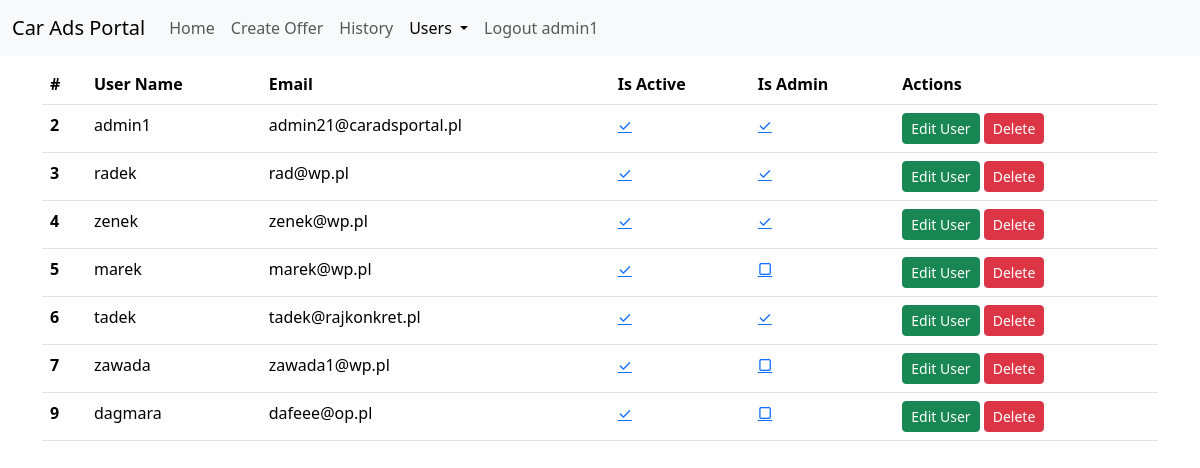
Page /users (signed in) on the committed database.
### tables this page shows
CREATE TABLE users (
    id INTEGER PRIMARY KEY AUTOINCREMENT,
    name TEXT UNIQUE NOT NULL,
    email TEXT,
    password TEXT NOT NULL,
    is_active INTEGER DEFAULT 1,
    is_admin INTEGER DEFAULT 0,
    created_at TIMESTAMP DEFAULT CURRENT_TIMESTAMP
);

### web3_flask/flask_zad6_baza/app.py (the view)
@app.route('/users')
def users():
    login = UserPass(session.get('user'))
    login.get_user_info()
    if not login.is_valid or not login.is_admin:
        return redirect(url_for('login'))
    db = get_db()
    sql_command = "SELECT id, name, email, is_admin, is_active FROM users;"
    cur = db.execute(sql_command)
    users = cur.fetchall()
    return render_template('users.html', users=users, login=login, active_menu="users")

### web3_flask/flask_zad6_baza/app.py (called while the page is built)
def get_db():
    if not hasattr(g, 'sqlite_db'):
        conn = sqlite3.connect(app_info['db_file'])
        conn.row_factory = sqlite3.Row  # dostaniemy słownik
        g.sqlite_db = conn
    return g.sqlite_db

    def get_user_info(self):
        db = get_db()
        sql_statement = 'SELECT name, email, is_active, is_admin FROM users WHERE name=?'
        cur = db.execute(sql_statement, (self.user,))
        db_user = cur.fetchone()
        if db_user is None:
            self.is_valid = False
            self.is_admin = False
            self.email = ''
        elif db_user['is_active'] != 1:
            self.is_admin = False
            self.is_valid = False
            self.email = db_user['email']
        else:
            self.is_valid = True
            self.is_admin = db_user['is_admin']
            self.email = db_user['email']

### web3_flask/flask_zad6_baza/templates/users.html (shortened to what this page needs)
{% extends "base.html" %}
{% block body_content %}
<div class="container">
    <table class="table">
        <thead>
        <tr>
            <th scope="col">#</th>
            <th scope="col">User Name</th>
            <th scope="col">Email</th>
            <th scope="col">Is Active</th>
            <th scope="col">Is Admin</th>
            <th scope="col">Actions</th>
        </tr>
        </thead>
        <tbody>
        {% for user in users %}
        <tr>
            <th scope="row">{{ user.id }}</th>
            <td>{{ user.name }}</td>
            <td>{{ user.email }}</td>
            <td>
                <a href="{{ url_for('user_status_change', action='active', user_name=user.name) }}">
                    {% if user.is_active %}
                    &check;
                    {% else %}
                    &#x25a2;
                    {% endif %}
                </a>
            </td>
             <td>
                <a href="{{ url_for('user_status_change', action='admin', user_name=user.name) }}">
                    {% if user.is_admin %}
                    &check;
                    {% else %}
                    &#x25a2;
                    {% endif %}
                </a>
            </td>
            <td>
                <a href="{{ url_for('edit_user', user_name=user.name) }}"
                   class="btn btn-success btn-sm" role="button">Edit User</a>
                <button type="button" class="btn btn-danger btn-sm delete-confirm"
                    data-bs-toggle="modal"
                        data-bs-target="#confirmDeleteModal"
                        data-desc="Delete user {{ user.name }}?"
                    data-url="{{ url_for('delete_user', user_name=user.name) }}">
                    Delete
                </button>
            </td>
        </tr>
        {% endfor %}
        </tbody>
    </table>
</div>
{% endblock %}

### web3_flask/flask_zad6_baza/templates/menu.html (shortened to what this page needs)
<nav class="navbar navbar-expand-lg bg-body-tertiary">
    <div class="container-fluid">
        <a class="navbar-brand" href="#">Car Ads Portal</a>
        <div class="collapse navbar-collapse" id="navbarNavDropdown">
            <ul class="navbar-nav">
                <li class="nav-item">
                    <a class="nav-link   {{ 'active' if active_menu=='home' }}" aria-current="page"
                       href="{{ url_for('index') }}">Home</a>
                </li>
                {% if login.is_valid %}
                <li class="nav-item">
                    <a class="nav-link   {{ 'active' if active_menu=='create_offer' }}"
                       href="{{ url_for('create_offer') }}">Create Offer</a>
                </li>
                <li class="nav-item">
                    <a class="nav-link   {{ 'active' if active_menu=='history' }}" href="{{ url_for('history') }}">History</a>
                </li>
                {% endif %}
                {% if login.is_valid and login.is_admin %}
                <li class="nav-item dropdown">
                    <a class="nav-link  {{ 'active' if active_menu=='users' }} dropdown-toggle" href="#" role="button"
                       data-bs-toggle="dropdown" aria-expanded="false">
                        Users
                    </a>
                </li>
                {% endif %}
                {% if login.is_valid %}
                <li class="nav-item">
                    <a class="nav-link   {{ 'active' if active_menu=='logout' }}" href="{{ url_for('logout') }}">
                        Logout {{ session['user'] if 'user' in session }}
                    </a>
                </li>
                {% endif %}
            </ul>
        </div>
    </div>
</nav>

### rows in the picture
users: name "admin1", id "2", email "admin21@caradsportal.pl"
users: id "3", name "radek", email "rad@wp.pl"
users: id "4", name "zenek", email "zenek@wp.pl"
users: id "5", name "marek", email "marek@wp.pl"
users: id "6", name "tadek", email "tadek@rajkonkret.pl"
users: id "7", name "zawada", email "zawada1@wp.pl"
users: id "9", name "dagmara", email "dafeee@op.pl"
